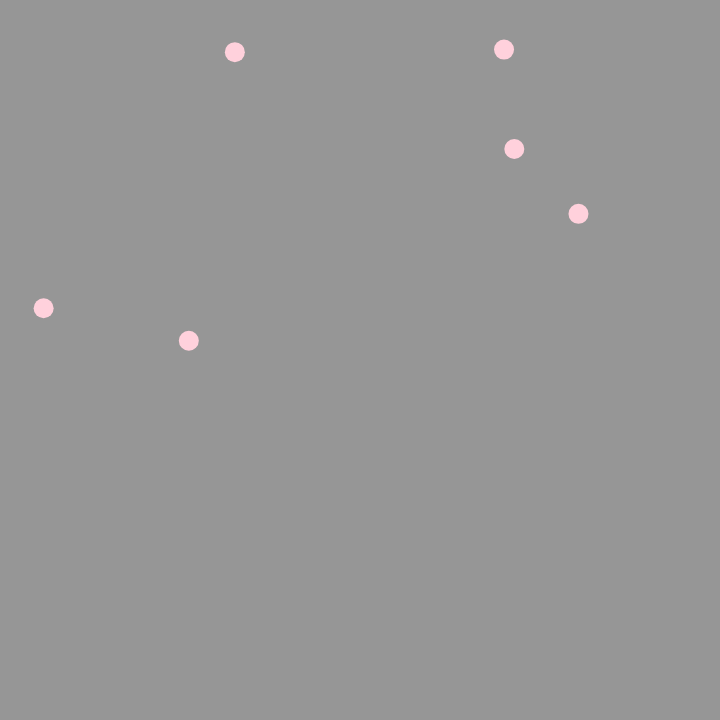
Frame 1 (no input)
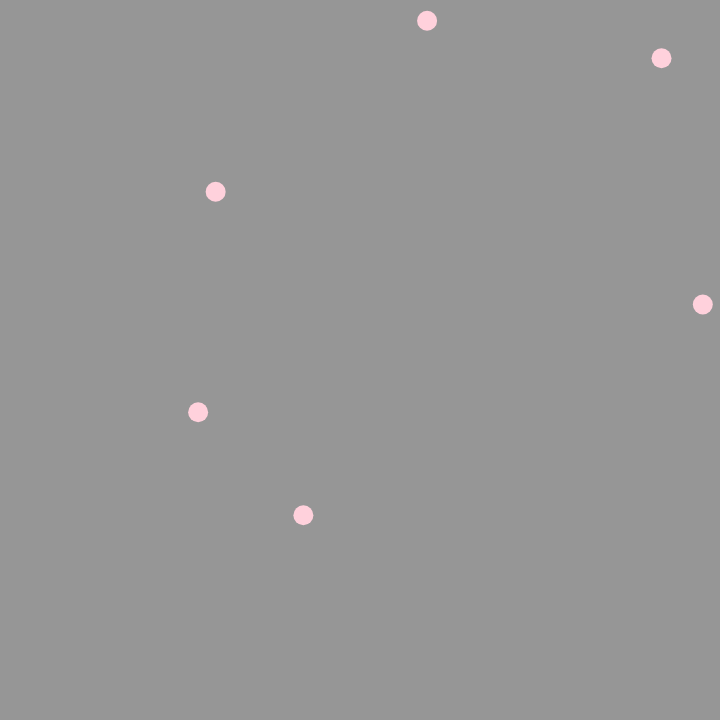
Frame 60 (no input)
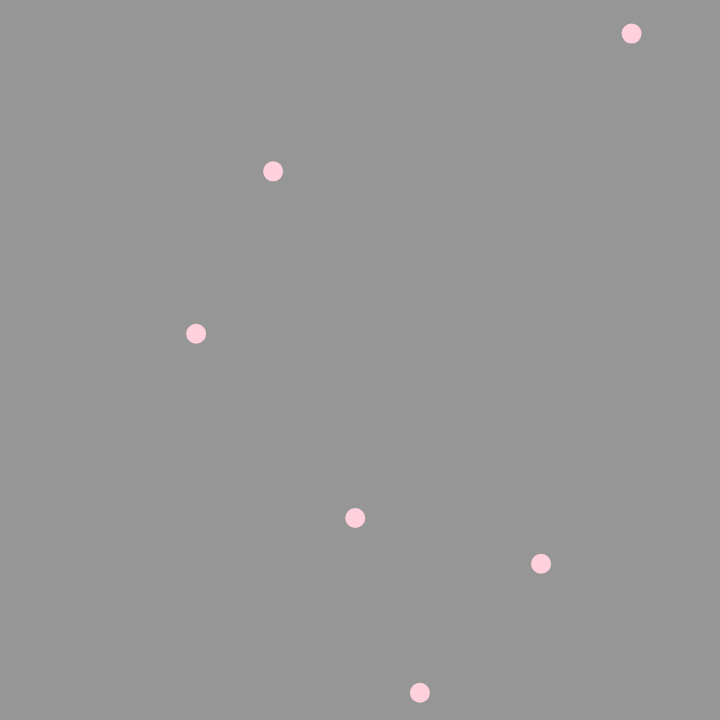
Frame 120 (the mouse pressed at the canvas centre since frame 60)

The p5.js sketch that drew these frames (run headless with seeded random() and noise() and a simulated clock; from frame 60 on, the mouse is pressed at the canvas centre):

// p5.js sketch
// ── sketch.js
/*
P5JS_02_BouncingBall-Arrays
Author: Alexandros Lotsos
Summary: A recreation of the bouncing ball sketch that uses for loops and arrays
to add multiple balls to the canvas.
*/

const cSize = 720; //constant for canvas size
const ellipseSize = 20; //constant for ellipse size
const numBalls = 6; //constant for number of balls in the sketch

/*
Arrays in javascript are actually just arraylists from java.
They are lists of flexible size that can be manipulated via push and pop
*/

/*arrays for position and speeds*/
var xPos = [];
var yPos= [];
var xSpeed = [];
var ySpeed = [];

function setup(){
    //set canvas parameters
    createCanvas(cSize, cSize);
    background(150);
    fill("#ffd1dc");
    noStroke();

    /*Use a for loop to populate our arrays. Notice how it's largely the same*/
    for(var i = 0; i < numBalls; i++){
        /*What's weird about this???*/
        xPos[i] = random(0, width); //accessing array elements works the same
        yPos[i] = random(0, height);
        xSpeed[i] = random(-5, 5);
        ySpeed[i] = random(-5, 5);
    }
}

function draw(){
    background(150);

    //loop through all our arrays
    for(var i = 0; i < numBalls; i++){
        //draw the ellipse
        circle(xPos[i], yPos[i], ellipseSize);

        //increment positions
        xPos[i] += xSpeed[i];
        yPos[i] += ySpeed[i];

        //check for collisions
        if(xPos[i] > width || xPos[i] < 0){
            xSpeed[i] *= -1;
        }
        if(yPos[i] > height || yPos[i] < 0){
            ySpeed[i] *= -1;
        }
    }
}
